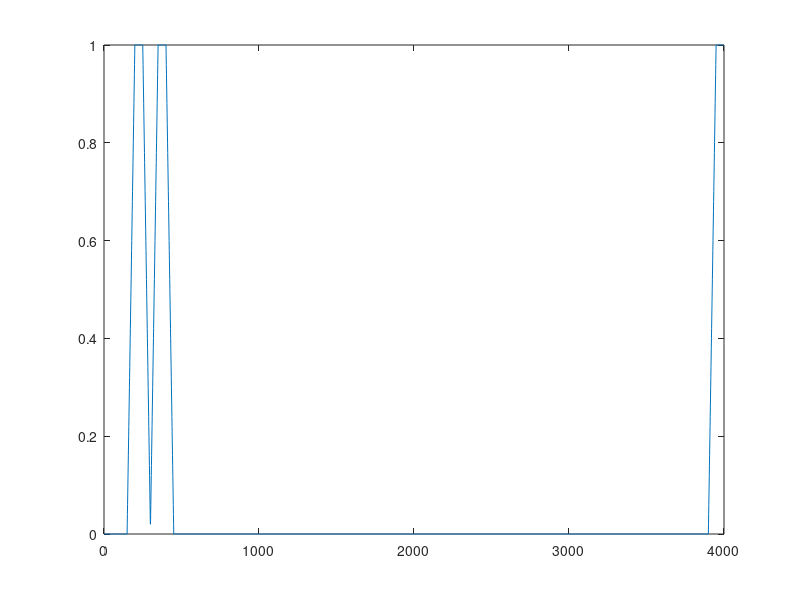

MATLAB code for this plot:
clc;clear;close all;
global exline

function addgain(up,index,g)
  global exline
  if up
    a = -1;
  else
    a = 1;
  endif
  cnt = 0;
  for i = 1:-g:0
    cnt = cnt + a;
    if (index + cnt) > length(exline) || (index + cnt) < 1
      return
    endif
    if exline(index + cnt) < i
      exline(index + cnt) = i;
    else
      return
    end
  end
 end

imgsize = [4000,600];
exline = zeros(1,imgsize(1));
exline(200:399) = 1;
exline(250:349) = 0;
exline(end-50:end) = 1;

g = 50;
g = 1/g;
prev = 0;
uplist = [];
downlist= [];
tic
for i = 1:length(exline)
  dif = exline(i) - prev;
  if dif == 0
    prev = exline(i);
    continue
  elseif dif > 0 % goes up
    sprintf("going up at index: %d", i)
    uplist(end+1) = i
  else
    sprintf("going down at index: %d", i-1)
    downlist(end+1) = i-1
  end
  prev = exline(i);
end

for i = uplist
  addgain(true,i,g)
end
for i = downlist
  addgain(false,i,g)
end
toc
figure
plot(1:length(exline),exline)

